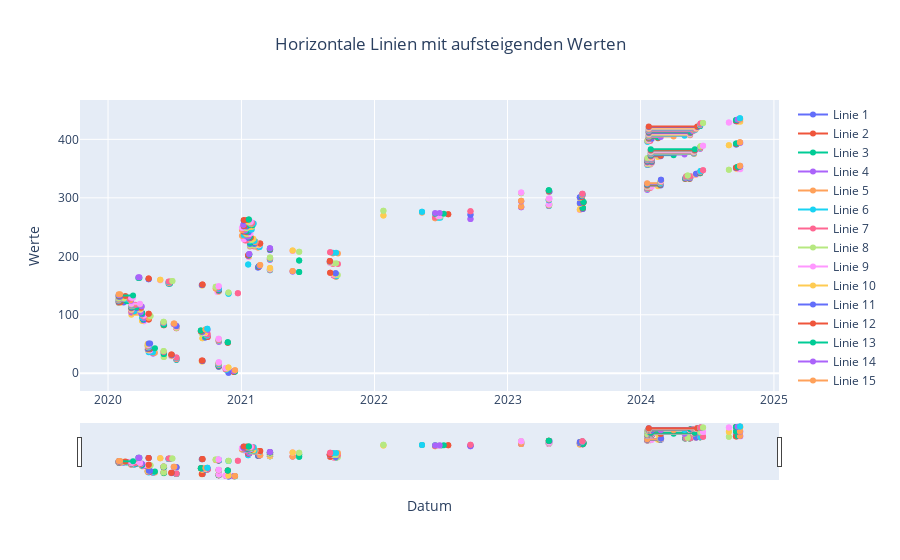

Here is the notebook cell this chart was saved with:
### Code cell
# Umwandlung der Zeitspalten in naive Datetime
df['eventStartTime'] = pd.to_datetime(df['eventStartTime'])
df['eventEndTime'] = pd.to_datetime(df['eventEndTime'])

# Beispielhafte Start- und Endpunkte
startpunkte = df['eventStartTime']
endpunkte = df['eventEndTime']

# Erstellen einer leeren Figur
fig = go.Figure()

# Schleife zum Hochzählen der Y-Werte
for i, (start, end) in enumerate(zip(startpunkte, endpunkte), start=1):
    fig.add_trace(go.Scatter(
        x=[start, end],  # X-Werte sind die Start- und Endzeiten
        y=[i, i],  # Beide Y-Werte sind gleich, damit eine horizontale Linie entsteht
        mode='lines+markers',
        name=f'Linie {i}'
    ))

# Layout anpassen und Range-Slider hinzufügen
fig.update_layout(
    title='Horizontale Linien mit aufsteigenden Werten',
    xaxis=dict(
        title='Datum',
        rangeslider=dict(visible=True),  # Range-Slider sichtbar machen
        type='date'
    ),
    yaxis_title='Werte',
    title_x=0.5,  # Titel zentrieren
)

# Anzeige der Figur
fig.show()
